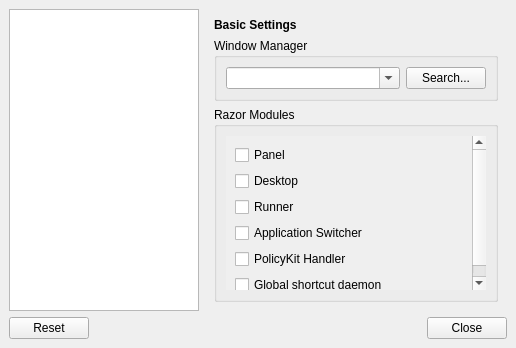
<?xml version="1.0" encoding="UTF-8"?>
<ui version="4.0">
 <class>SessionConfigWindow</class>
 <widget class="QMainWindow" name="SessionConfigWindow">
  <property name="geometry">
   <rect>
    <x>0</x>
    <y>0</y>
    <width>516</width>
    <height>348</height>
   </rect>
  </property>
  <property name="windowTitle">
   <string>Razor Session Configuration</string>
  </property>
  <widget class="QWidget" name="centralwidget">
   <layout class="QVBoxLayout" name="verticalLayout">
    <item>
     <layout class="QHBoxLayout" name="horizontalLayout">
      <item>
       <widget class="PageSelectWidget" name="listWidget">
        <property name="sizePolicy">
         <sizepolicy hsizetype="Preferred" vsizetype="Expanding">
          <horstretch>0</horstretch>
          <verstretch>0</verstretch>
         </sizepolicy>
        </property>
        <property name="horizontalScrollBarPolicy">
         <enum>Qt::ScrollBarAlwaysOff</enum>
        </property>
        <property name="textElideMode">
         <enum>Qt::ElideNone</enum>
        </property>
        <property name="movement">
         <enum>QListView::Static</enum>
        </property>
        <property name="resizeMode">
         <enum>QListView::Adjust</enum>
        </property>
       </widget>
      </item>
      <item>
       <widget class="QStackedWidget" name="stackedWidget">
        <property name="sizePolicy">
         <sizepolicy hsizetype="Preferred" vsizetype="Preferred">
          <horstretch>1</horstretch>
          <verstretch>0</verstretch>
         </sizepolicy>
        </property>
        <property name="currentIndex">
         <number>0</number>
        </property>
        <widget class="QWidget" name="corePage">
         <layout class="QGridLayout" name="gridLayout_5">
          <item row="1" column="0">
           <widget class="QGroupBox" name="groupBox">
            <property name="title">
             <string>Window Manager</string>
            </property>
            <layout class="QGridLayout" name="gridLayout_2">
             <item row="0" column="0">
              <widget class="QComboBox" name="wmComboBox">
               <property name="sizePolicy">
                <sizepolicy hsizetype="MinimumExpanding" vsizetype="Fixed">
                 <horstretch>0</horstretch>
                 <verstretch>0</verstretch>
                </sizepolicy>
               </property>
               <property name="editable">
                <bool>true</bool>
               </property>
              </widget>
             </item>
             <item row="0" column="1">
              <widget class="QPushButton" name="findWmButton">
               <property name="text">
                <string>Search...</string>
               </property>
              </widget>
             </item>
            </layout>
           </widget>
          </item>
          <item row="2" column="0">
           <widget class="QGroupBox" name="groupBox_2">
            <property name="title">
             <string>Razor Modules</string>
            </property>
            <layout class="QGridLayout" name="gridLayout_3">
             <item row="0" column="0">
              <widget class="QScrollArea" name="scrollArea">
               <property name="frameShape">
                <enum>QFrame::NoFrame</enum>
               </property>
               <property name="widgetResizable">
                <bool>true</bool>
               </property>
               <widget class="QWidget" name="scrollAreaWidgetContents">
                <property name="geometry">
                 <rect>
                  <x>0</x>
                  <y>0</y>
                  <width>275</width>
                  <height>209</height>
                 </rect>
                </property>
                <layout class="QGridLayout" name="gridLayout_4">
                 <item row="0" column="0">
                  <widget class="QCheckBox" name="panelCheckBox">
                   <property name="text">
                    <string>Panel</string>
                   </property>
                  </widget>
                 </item>
                 <item row="1" column="0">
                  <widget class="QCheckBox" name="desktopCheckBox">
                   <property name="text">
                    <string>Desktop</string>
                   </property>
                  </widget>
                 </item>
                 <item row="2" column="0">
                  <widget class="QCheckBox" name="runnerCheckBox">
                   <property name="text">
                    <string>Runner</string>
                   </property>
                  </widget>
                 </item>
                 <item row="3" column="0">
                  <widget class="QCheckBox" name="appswitcherCheckBox">
                   <property name="text">
                    <string>Application Switcher</string>
                   </property>
                  </widget>
                 </item>
                 <item row="6" column="0">
                  <spacer name="verticalSpacer">
                   <property name="orientation">
                    <enum>Qt::Vertical</enum>
                   </property>
                   <property name="sizeHint" stdset="0">
                    <size>
                     <width>20</width>
                     <height>23</height>
                    </size>
                   </property>
                  </spacer>
                 </item>
                 <item row="4" column="0">
                  <widget class="QCheckBox" name="policyKitCheckBox">
                   <property name="text">
                    <string>PolicyKit Handler</string>
                   </property>
                  </widget>
                 </item>
                 <item row="5" column="0">
                  <widget class="QCheckBox" name="globalaccelCheckBox">
                   <property name="text">
                    <string>Global shortcut daemon</string>
                   </property>
                  </widget>
                 </item>
                </layout>
               </widget>
              </widget>
             </item>
            </layout>
           </widget>
          </item>
          <item row="0" column="0">
           <widget class="QLabel" name="label">
            <property name="font">
             <font>
              <weight>75</weight>
              <bold>true</bold>
             </font>
            </property>
            <property name="text">
             <string>Basic Settings</string>
            </property>
           </widget>
          </item>
         </layout>
        </widget>
        <widget class="QWidget" name="defaultAppsPage">
         <layout class="QGridLayout" name="gridLayout_8">
          <item row="0" column="0">
           <widget class="QLabel" name="label_4">
            <property name="font">
             <font>
              <weight>75</weight>
              <bold>true</bold>
             </font>
            </property>
            <property name="text">
             <string>Default Applications</string>
            </property>
           </widget>
          </item>
          <item row="1" column="0">
           <widget class="QScrollArea" name="scrollArea_2">
            <property name="frameShape">
             <enum>QFrame::NoFrame</enum>
            </property>
            <property name="widgetResizable">
             <bool>true</bool>
            </property>
            <widget class="QWidget" name="scrollAreaWidgetContents_2">
             <property name="geometry">
              <rect>
               <x>0</x>
               <y>0</y>
               <width>312</width>
               <height>62</height>
              </rect>
             </property>
             <layout class="QGridLayout" name="gridLayout_9">
              <item row="0" column="0">
               <widget class="QLabel" name="label_5">
                <property name="text">
                 <string>Terminal Emulation:</string>
                </property>
               </widget>
              </item>
              <item row="0" column="1">
               <widget class="QComboBox" name="terminalComboBox">
                <property name="sizePolicy">
                 <sizepolicy hsizetype="Expanding" vsizetype="Fixed">
                  <horstretch>0</horstretch>
                  <verstretch>0</verstretch>
                 </sizepolicy>
                </property>
                <property name="editable">
                 <bool>true</bool>
                </property>
               </widget>
              </item>
              <item row="0" column="2">
               <widget class="QPushButton" name="terminalButton">
                <property name="text">
                 <string>Search...</string>
                </property>
               </widget>
              </item>
              <item row="1" column="0">
               <widget class="QLabel" name="label_6">
                <property name="text">
                 <string>Web Browser:</string>
                </property>
               </widget>
              </item>
              <item row="1" column="1">
               <widget class="QComboBox" name="browserComboBox">
                <property name="sizePolicy">
                 <sizepolicy hsizetype="Expanding" vsizetype="Fixed">
                  <horstretch>0</horstretch>
                  <verstretch>0</verstretch>
                 </sizepolicy>
                </property>
                <property name="editable">
                 <bool>true</bool>
                </property>
               </widget>
              </item>
              <item row="1" column="2">
               <widget class="QPushButton" name="browserButton">
                <property name="text">
                 <string>Search...</string>
                </property>
               </widget>
              </item>
              <item row="2" column="1">
               <spacer name="verticalSpacer_6">
                <property name="orientation">
                 <enum>Qt::Vertical</enum>
                </property>
                <property name="sizeHint" stdset="0">
                 <size>
                  <width>118</width>
                  <height>186</height>
                 </size>
                </property>
               </spacer>
              </item>
             </layout>
            </widget>
           </widget>
          </item>
         </layout>
        </widget>
        <widget class="QWidget" name="xdgAutostartPage">
         <layout class="QGridLayout" name="gridLayout_10">
          <item row="4" column="1">
           <widget class="QPushButton" name="autoStartDeleteButton">
            <property name="text">
             <string>Delete</string>
            </property>
           </widget>
          </item>
          <item row="2" column="1">
           <widget class="QPushButton" name="autoStartAddButton">
            <property name="text">
             <string>Add</string>
            </property>
           </widget>
          </item>
          <item row="3" column="1">
           <widget class="QPushButton" name="autoStartEditButton">
            <property name="text">
             <string>Edit</string>
            </property>
           </widget>
          </item>
          <item row="0" column="0">
           <widget class="QLabel" name="label_7">
            <property name="font">
             <font>
              <weight>75</weight>
              <bold>true</bold>
             </font>
            </property>
            <property name="text">
             <string>Application Autostart</string>
            </property>
           </widget>
          </item>
          <item row="5" column="1">
           <spacer name="verticalSpacer_7">
            <property name="orientation">
             <enum>Qt::Vertical</enum>
            </property>
            <property name="sizeHint" stdset="0">
             <size>
              <width>20</width>
              <height>40</height>
             </size>
            </property>
           </spacer>
          </item>
          <item row="1" column="1">
           <spacer name="verticalSpacer_8">
            <property name="orientation">
             <enum>Qt::Vertical</enum>
            </property>
            <property name="sizeHint" stdset="0">
             <size>
              <width>20</width>
              <height>40</height>
             </size>
            </property>
           </spacer>
          </item>
          <item row="1" column="0" rowspan="5">
           <widget class="QTreeView" name="xdgAutoStartView">
            <attribute name="headerVisible">
             <bool>false</bool>
            </attribute>
           </widget>
          </item>
         </layout>
        </widget>
        <widget class="QWidget" name="environmentPage">
         <layout class="QGridLayout" name="gridLayout_7">
          <item row="1" column="1">
           <spacer name="verticalSpacer_5">
            <property name="orientation">
             <enum>Qt::Vertical</enum>
            </property>
            <property name="sizeHint" stdset="0">
             <size>
              <width>59</width>
              <height>97</height>
             </size>
            </property>
           </spacer>
          </item>
          <item row="2" column="1">
           <widget class="QPushButton" name="envAddButton">
            <property name="text">
             <string>Add</string>
            </property>
           </widget>
          </item>
          <item row="3" column="1">
           <widget class="QPushButton" name="envDeleteButton">
            <property name="text">
             <string>Delete</string>
            </property>
           </widget>
          </item>
          <item row="4" column="1">
           <spacer name="verticalSpacer_4">
            <property name="orientation">
             <enum>Qt::Vertical</enum>
            </property>
            <property name="sizeHint" stdset="0">
             <size>
              <width>59</width>
              <height>96</height>
             </size>
            </property>
           </spacer>
          </item>
          <item row="0" column="0">
           <widget class="QLabel" name="label_3">
            <property name="font">
             <font>
              <weight>75</weight>
              <bold>true</bold>
             </font>
            </property>
            <property name="text">
             <string>Environment Variables (Advanced)</string>
            </property>
           </widget>
          </item>
          <item row="1" column="0" rowspan="4">
           <widget class="QTreeWidget" name="envTreeWidget">
            <property name="alternatingRowColors">
             <bool>true</bool>
            </property>
            <column>
             <property name="text">
              <string>Variable Name</string>
             </property>
            </column>
            <column>
             <property name="text">
              <string>Value</string>
             </property>
            </column>
           </widget>
          </item>
         </layout>
        </widget>
        <widget class="QWidget" name="shortcutPage">
         <layout class="QVBoxLayout" name="shortcutLayout">
          <item>
           <widget class="QLabel" name="label_2">
            <property name="text">
             <string>Command shortcut editor:</string>
            </property>
           </widget>
          </item>
          <item>
           <widget class="QTableWidget" name="shortcutTableWidget">
            <property name="contextMenuPolicy">
             <enum>Qt::CustomContextMenu</enum>
            </property>
            <property name="selectionMode">
             <enum>QAbstractItemView::SingleSelection</enum>
            </property>
            <property name="selectionBehavior">
             <enum>QAbstractItemView::SelectRows</enum>
            </property>
            <attribute name="horizontalHeaderShowSortIndicator" stdset="0">
             <bool>true</bool>
            </attribute>
            <attribute name="horizontalHeaderStretchLastSection">
             <bool>true</bool>
            </attribute>
            <column>
             <property name="text">
              <string/>
             </property>
            </column>
            <column>
             <property name="text">
              <string>Description</string>
             </property>
            </column>
            <column>
             <property name="text">
              <string>Shortcut</string>
             </property>
            </column>
            <column>
             <property name="text">
              <string>Command</string>
             </property>
            </column>
           </widget>
          </item>
         </layout>
        </widget>
       </widget>
      </item>
     </layout>
    </item>
    <item>
     <widget class="QDialogButtonBox" name="buttons">
      <property name="standardButtons">
       <set>QDialogButtonBox::Close|QDialogButtonBox::Reset</set>
      </property>
     </widget>
    </item>
   </layout>
  </widget>
 </widget>
 <customwidgets>
  <customwidget>
   <class>PageSelectWidget</class>
   <extends>QListWidget</extends>
   <header location="global">razorqt/pageselectwidget.h</header>
  </customwidget>
 </customwidgets>
 <resources/>
 <connections>
  <connection>
   <sender>listWidget</sender>
   <signal>currentRowChanged(int)</signal>
   <receiver>stackedWidget</receiver>
   <slot>setCurrentIndex(int)</slot>
   <hints>
    <hint type="sourcelabel">
     <x>65</x>
     <y>80</y>
    </hint>
    <hint type="destinationlabel">
     <x>381</x>
     <y>137</y>
    </hint>
   </hints>
  </connection>
  <connection>
   <sender>xdgAutoStartView</sender>
   <signal>doubleClicked(QModelIndex)</signal>
   <receiver>autoStartEditButton</receiver>
   <slot>click()</slot>
   <hints>
    <hint type="sourcelabel">
     <x>274</x>
     <y>149</y>
    </hint>
    <hint type="destinationlabel">
     <x>428</x>
     <y>170</y>
    </hint>
   </hints>
  </connection>
 </connections>
</ui>
